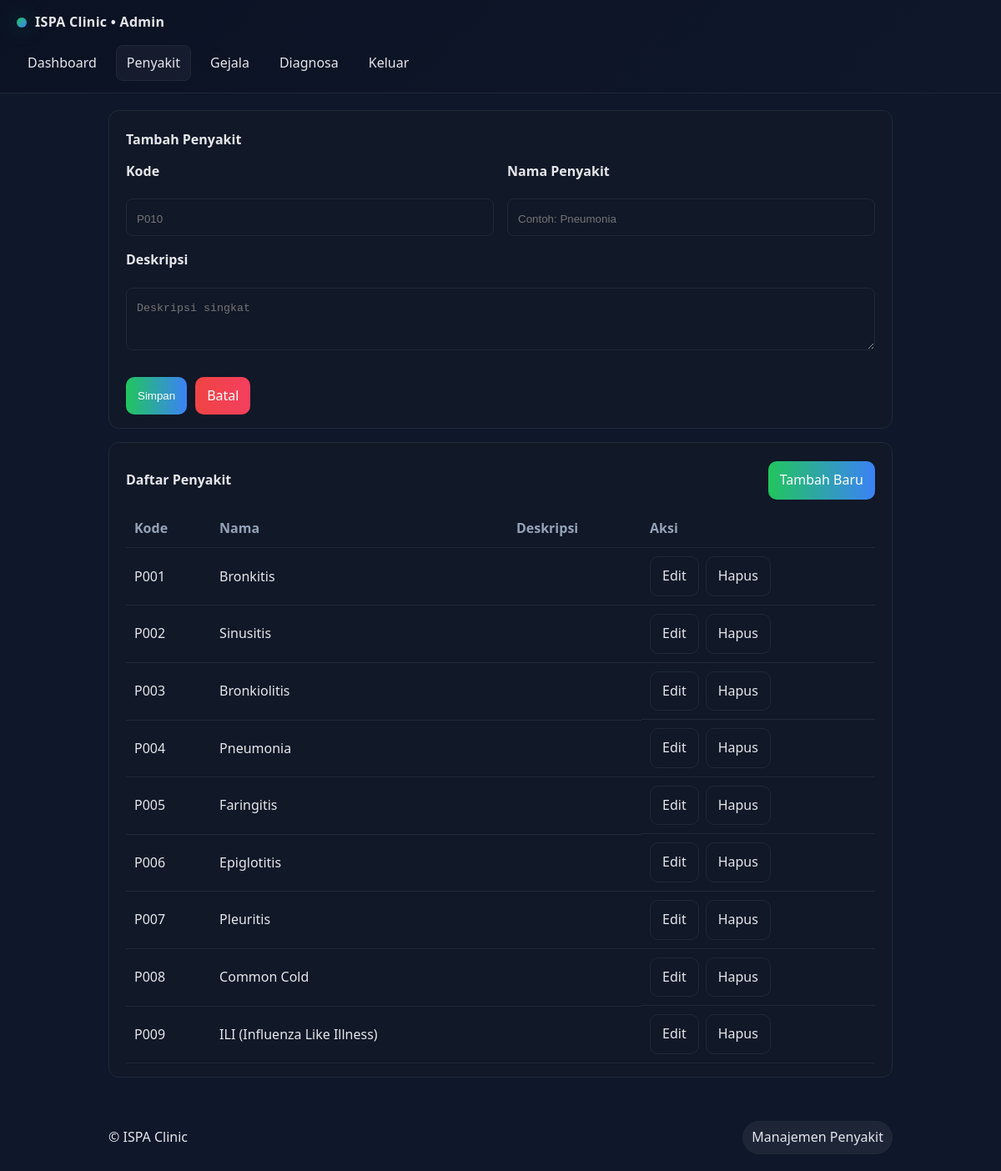
Screenshot of /admin/diseases.php (signed in) with the database file from the repository.
### tables this page shows
CREATE TABLE IF NOT EXISTS diseases (
  code VARCHAR(10) PRIMARY KEY,
  name VARCHAR(100) NOT NULL
);

### admin/diseases.php (the view, shortened to what this page needs)
<?php
$db = db();
$editRow = null;
$rows = $db->query('SELECT * FROM diseases ORDER BY code')->fetchAll(PDO::FETCH_ASSOC);
?>
<!DOCTYPE html>
<html lang="id">
<head>
  <link rel="stylesheet" href="../style.css" />
</head>
<body>
  <header class="app-header">
    <div class="brand">
      <div class="logo-dot"></div>
      <div class="brand-name">ISPA Clinic • Admin</div>
    </div>
    <nav class="app-nav">
      <a href="dashboard.php">Dashboard</a>
      <a class="active" href="diseases.php">Penyakit</a>
      <a href="symptoms.php">Gejala</a>
      <a href="../index.php">Diagnosa</a>
      <a href="logout.php">Keluar</a>
    </nav>
  </header>
  <main class="container">
    <div class="card" style="margin-bottom:16px">
      <div class="section-header">
        <div class="title"><?php echo $editRow ? 'Edit Penyakit' : 'Tambah Penyakit'; ?></div>
      </div>
      <form method="post" class="form-grid">
        <div>
          <label class="mb-20">Kode</label>
          <input class="input" name="code" value="<?php echo htmlspecialchars($editRow['code'] ?? '') ?>" placeholder="P010" required />
        </div>
        <div>
          <label class="mb-20">Nama Penyakit</label>
          <input class="input" name="name" value="<?php echo htmlspecialchars($editRow['name'] ?? '') ?>" placeholder="Contoh: Pneumonia" required />
        </div>
        <div style="grid-column:1/-1">
          <label class="mb-20">Deskripsi</label>
          <textarea class="input" name="description" rows="3" placeholder="Deskripsi singkat"><?php echo htmlspecialchars($editRow['description'] ?? '') ?></textarea>
        </div>
        <div class="actions">
          <button class="btn btn-primary" type="submit">Simpan</button>
          <a class="btn btn-secondary" href="diseases.php">Batal</a>
        </div>
      </form>
    </div>
    <div class="card">
      <div class="section-header">
        <div class="title">Daftar Penyakit</div>
        <a class="btn btn-primary" href="diseases.php">Tambah Baru</a>
      </div>
      <div style="overflow:auto">
        <table class="table">
          <thead>
            <tr>
              <th>Kode</th>
              <th>Nama</th>
              <th>Deskripsi</th>
              <th>Aksi</th>
            </tr>
          </thead>
          <tbody>
          <?php foreach ($rows as $r): ?>
            <tr>
              <td><?php echo htmlspecialchars($r['code']); ?></td>
              <td><?php echo htmlspecialchars($r['name']); ?></td>
              <td><?php echo htmlspecialchars($r['description']); ?></td>
              <td class="table-actions">
                <a class="btn" href="?edit=<?php echo urlencode($r['code']); ?>">Edit</a>
                <a class="btn" href="?del=<?php echo urlencode($r['code']); ?>" onclick="return confirm('Hapus penyakit ini?')">Hapus</a>
              </td>
            </tr>
          <?php endforeach; ?>
          </tbody>
        </table>
      </div>
    </div>
  </main>
  <footer class="container footer">
    <div>© ISPA Clinic</div>
    <div class="badge">Manajemen Penyakit</div>
  </footer>
</body>
</html>

### style.css (style rules this page uses)
:root { --bg: #0f172a; --surface: #111827; --text: #e5e7eb; --muted: #94a3b8; --primary: #22c55e; --primary2: #3b82f6; --border: #1f2937; --secondary: #ef4444; --secondary2: #f43f5e; }
* { box-sizing: border-box; }
body { margin: 0; background: var(--bg); color: var(--text); font: 500 16px/1.6 system-ui, Segoe UI, Roboto; }
.container { max-width: 980px; margin: 0 auto; padding: 20px; }
.card { background: var(--surface); border: 1px solid var(--border); border-radius: 12px; padding: 16px 20px; }
.btn { border: 1px solid var(--border); background: var(--surface); color: var(--text); padding: 10px 14px; border-radius: 10px; cursor: pointer; text-decoration: none; display: inline-block; transition: transform .18s ease, box-shadow .18s ease, background-color .18s ease, filter .18s ease; }
.btn-primary { background-image: linear-gradient(90deg, var(--primary), var(--primary2)); color: #fff; border: none; }
.btn-secondary { background-image: linear-gradient(90deg, var(--secondary), var(--secondary2)); color: #fff; border: none; }
.title { font-weight: 800; }
.footer { margin-top: 12px; display: flex; justify-content: space-between; align-items: center; }
.badge { display: inline-block; padding: 6px 10px; border-radius: 999px; border: 1px solid var(--border); background: rgba(255, 255, 255, 0.06); }
.app-header { position: sticky; top: 0; z-index: 20; background: linear-gradient(135deg, #0b1224, #0f172a); border-bottom: 1px solid var(--border); }
.app-header .brand { display: flex; align-items: center; gap: 10px; padding: 14px 20px; }
.brand .logo-dot { width: 12px; height: 12px; border-radius: 50%; background: linear-gradient(135deg, var(--primary), var(--primary2)); box-shadow: 0 0 24px rgba(34, 197, 94, 0.35); }
.brand .brand-name { font-weight: 800; letter-spacing: 0.3px; }
.app-nav { display: flex; gap: 10px; padding: 0 20px 14px 20px; }
.app-nav a { text-decoration: none; color: var(--text); padding: 8px 12px; border-radius: 8px; border: 1px solid transparent; }
.app-nav a.active, .app-nav a:hover { border-color: var(--border); background: rgba(255, 255, 255, 0.04); }
.section-header { display: flex; align-items: center; justify-content: space-between; margin: 6px 0 12px 0; }
.table { width: 100%; border-collapse: collapse; }
.table th, .table td { border-bottom: 1px solid var(--border); padding: 10px; text-align: left; }
.table th { color: var(--muted); font-weight: 600; }
.table-actions { display: flex; gap: 8px; }
.input, .select { width: 100%; padding: 12px 12px; padding-top: 16px; border-radius: 8px; border: 1px solid var(--border); background: var(--surface); color: var(--text); }
.form-grid { display: grid; grid-template-columns: 1fr; gap: 16px; }
@media (min-width: 768px) { .form-grid { grid-template-columns: repeat(2, 1fr); } }
.form-grid label { display: block; margin-bottom: 20px; font-weight: 600; }
.mb-20 { margin-bottom: 20px !important; }
.actions { display: flex; gap: 10px; margin-top: 8px; }

### rows the page displays
diseases: code "P001", name "Bronkitis"
diseases: code "P002", name "Sinusitis"
diseases: code "P003", name "Bronkiolitis"
diseases: code "P004", name "Pneumonia"
diseases: code "P005", name "Faringitis"
diseases: code "P006", name "Epiglotitis"
diseases: code "P007", name "Pleuritis"
diseases: code "P008", name "Common Cold"
diseases: code "P009", name "ILI (Influenza Like Illness)"
